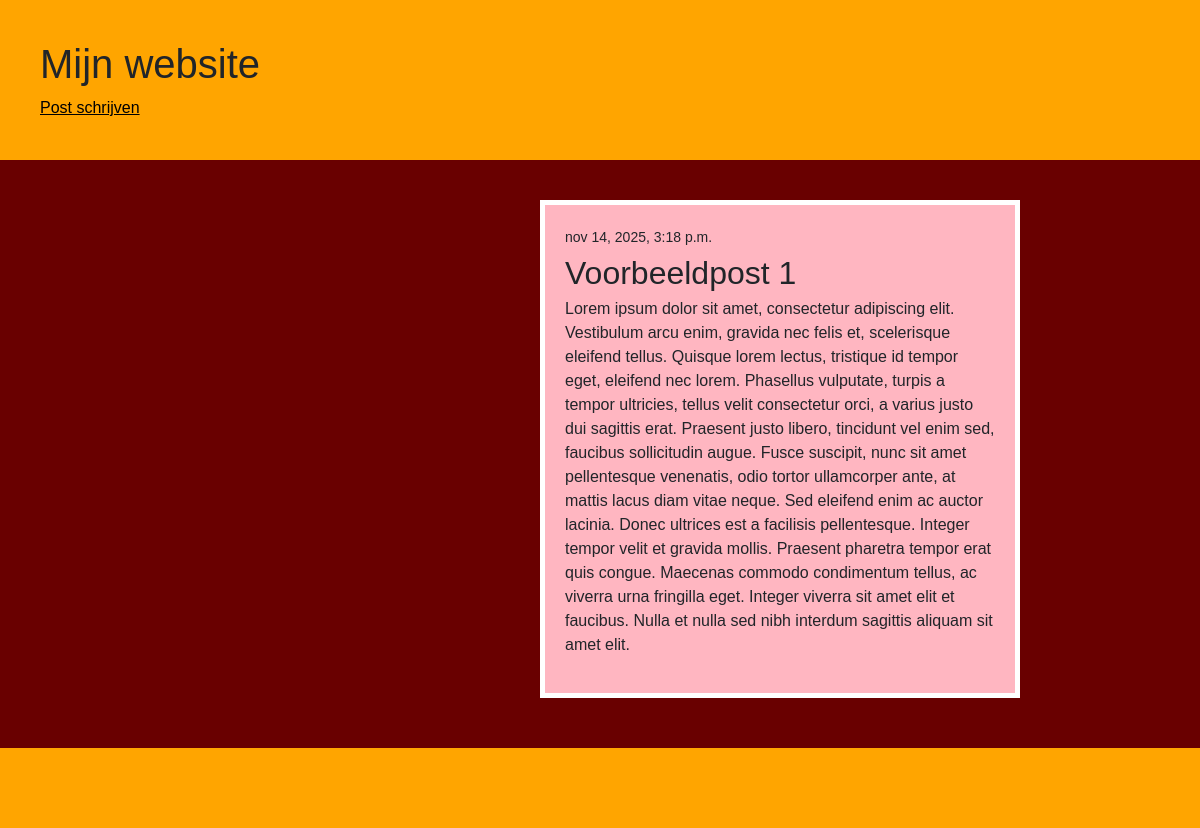
The app's page /post/1/ with its own data.
### blog/models.py (models this page shows, shortened)
class Post(models.Model):
    author = models.ForeignKey(
        settings.AUTH_USER_MODEL,
        on_delete=models.CASCADE
    )
    title = models.CharField(max_length=200)
    text = models.TextField()
    created_date = models.DateTimeField(default=timezone.now)
    published_date = models.DateTimeField(blank=True, null=True)

### blog/views.py (the view)
# urls.py: path('post/<int:pk>/', views.post_detail, name='post_inhoud'),
def post_detail(request, pk):
    post = get_object_or_404(Post, pk=pk)
    return render(request, 'blog/post_inhoud.html', {'post': post})

### blog/templates/blog/post_inhoud.html
{% extends 'blog/base.html' %}
{% block inhoud %}
<article class="post">
    {% if post.published_date %}
    <time class="date">
        {{ post.published_date }}
    </time>
    {% endif %}
    <h2>{{ post.title }}</h2>
    <p>{{ post.text|linebreaksbr }}</p>
</article>
{% endblock %}

### blog/static/css/stijl.css (style rules this page uses)
body { background-color: #690000; margin: 0; padding: 0; font-family: Arial, sans-serif; }
.post { padding: 20px; margin-bottom: 50px; border: 5px solid white; }
.post h2 { margin: 5px 0; }
.date { font-size: 14px; }

### records on screen
Post: published_date "nov 14, 2025, 3:18 p.m.", title "Voorbeeldpost 1", text "Lorem ipsum dolor sit amet, consectetur adipiscing elit. Vestibulum arcu enim, gravida nec felis et, scelerisque eleifend tellus. Quisque lorem lectus, tristique id tempor eget, eleifend nec lorem. Phasellus vulputate, turpis a tempor ultricies, tellus velit consectetur orci, a varius justo dui sagittis erat. Praesent justo libero, tincidunt vel enim sed, faucibus sollicitudin augue. Fusce suscipit, nunc sit amet pellentesque venenatis, odio tortor ullamcorper ante, at mattis lacus diam vitae neque. Sed eleifend enim ac auctor lacinia. Donec ultrices est a facilisis pellentesque. Integer tempor velit et gravida mollis. Praesent pharetra tempor erat quis congue. Maecenas commodo condimentum…"
